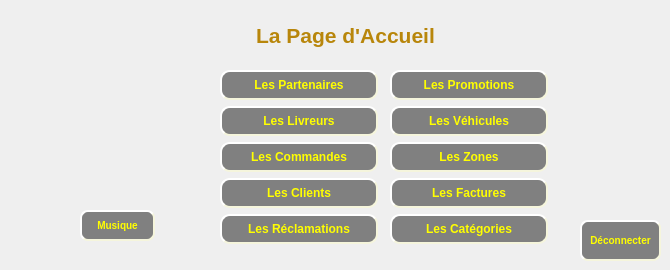
    <widget class="QWidget" name="page_2">
     <widget class="QLabel" name="label_pic_2">
      <property name="geometry">
       <rect>
        <x>50</x>
        <y>70</y>
        <width>131</width>
        <height>121</height>
       </rect>
      </property>
      <property name="text">
       <string/>
      </property>
     </widget>
     <widget class="QLabel" name="label">
      <property name="geometry">
       <rect>
        <x>210</x>
        <y>20</y>
        <width>271</width>
        <height>31</height>
       </rect>
      </property>
      <property name="styleSheet">
       <string notr="true">font: 75 italic 55pt &quot;Montserrat&quot;;</string>
      </property>
      <property name="text">
       <string>&lt;html&gt;&lt;head/&gt;&lt;body&gt;&lt;p align=&quot;center&quot;&gt;&lt;span style=&quot; font-size:16pt; font-weight:600; color:#b8860b;&quot;&gt;La Page d'Accueil&lt;/span&gt;&lt;/p&gt;&lt;/body&gt;&lt;/html&gt;</string>
      </property>
     </widget>
     <widget class="QPushButton" name="pushButton_deconnecter">
      <property name="geometry">
       <rect>
        <x>580</x>
        <y>220</y>
        <width>81</width>
        <height>41</height>
       </rect>
      </property>
      <property name="styleSheet">
       <string notr="true">QPushButton#pushButton_deconnecter{
background-color: grey;
    border-style: outset;
    border-width: 2px;
    border-radius: 8px;
    border-color: beige;
    font:  bold 10px;
    color:yellow;
    min-width: 4em;
    padding: 6px;
}
#pushButton_deconnecter:hover {
    background-color:rgb(222, 184, 135);
    border-style: outset;
    border-width: 2px;
    border-radius: 8px;
    border-color: beige;
    font:  bold 10px;
    color:yellow;
    min-width: 4em;
    padding: 6px;
}

#pushButton_deconnecter:pressed{
background-color: grey;
    border-style: outset;
    border-width: 2px;
    border-radius: 8px;
    border-color: beige;
    font:  bold 10px;
    color:yellow;
    min-width: 4em;
    padding: 6px;}</string>
      </property>
      <property name="text">
       <string>Déconnecter</string>
      </property>
     </widget>
     <widget class="QPushButton" name="pushButton_music">
      <property name="geometry">
       <rect>
        <x>80</x>
        <y>210</y>
        <width>75</width>
        <height>31</height>
       </rect>
      </property>
      <property name="styleSheet">
       <string notr="true">QPushButton#pushButton_music{
background-color: grey;
    border-style: outset;
    border-width: 2px;
    border-radius: 8px;
    border-color: beige;
    font:  bold 10px;
    color:yellow;
    min-width: 4em;
    padding: 6px;
}
#pushButton_music:hover {
    background-color:rgb(222, 184, 135);
    border-style: outset;
    border-width: 2px;
    border-radius: 8px;
    border-color: beige;
    font:  bold 10px;
    color:yellow;
    min-width: 4em;
    padding: 6px;
}

#pushButton_music:pressed{
background-color: grey;
    border-style: outset;
    border-width: 2px;
    border-radius: 8px;
    border-color: beige;
    font:  bold 10px;
    color:yellow;
    min-width: 4em;
    padding: 6px;}</string>
      </property>
      <property name="text">
       <string>Musique</string>
      </property>
     </widget>
     <widget class="QLabel" name="label_time">
      <property name="geometry">
       <rect>
        <x>530</x>
        <y>30</y>
        <width>111</width>
        <height>31</height>
       </rect>
      </property>
      <property name="text">
       <string>&lt;html&gt;&lt;head/&gt;&lt;body&gt;&lt;p align=&quot;center&quot;&gt;&lt;span style=&quot; font-size:12pt; font-weight:600; font-style:italic; text-decoration: underline; color:#ffffff;&quot;&gt;&lt;br/&gt;&lt;/span&gt;&lt;/p&gt;&lt;/body&gt;&lt;/html&gt;</string>
      </property>
     </widget>
     <widget class="QLabel" name="label_date">
      <property name="geometry">
       <rect>
        <x>530</x>
        <y>10</y>
        <width>111</width>
        <height>31</height>
       </rect>
      </property>
      <property name="text">
       <string>&lt;html&gt;&lt;head/&gt;&lt;body&gt;&lt;p align=&quot;center&quot;&gt;&lt;span style=&quot; font-size:12pt; font-weight:600; font-style:italic; text-decoration: underline; color:#ffffff;&quot;&gt;&lt;br/&gt;&lt;/span&gt;&lt;/p&gt;&lt;/body&gt;&lt;/html&gt;</string>
      </property>
     </widget>
     <widget class="QWidget" name="layoutWidget">
      <property name="geometry">
       <rect>
        <x>220</x>
        <y>70</y>
        <width>158</width>
        <height>176</height>
       </rect>
      </property>
      <layout class="QVBoxLayout" name="verticalLayout">
       <item>
        <widget class="QPushButton" name="pushButton_partenaire">
         <property name="styleSheet">
          <string notr="true">QPushButton#pushButton_partenaire{
background-color: grey;
    border-style: outset;
    border-width: 2px;
    border-radius: 10px;
    border-color: beige;
    font:  bold 12px;
    color:yellow;
    min-width: 10em;
    padding: 6px;
}
#pushButton_partenaire:hover {
    background-color:rgb(222, 184, 135);
    border-style: outset;
    border-width: 2px;
    border-radius: 10px;
    border-color: beige;
    font:  bold 12px;
    color:yellow;
    min-width: 10em;
    padding: 6px;
}

#pushButton_partenaire:pressed{
background-color: grey;
    border-style: outset;
    border-width: 2px;
    border-radius: 10px;
    border-color: beige;
    font:  bold 12px;
    color:yellow;
    min-width: 10em;
    padding: 6px;}</string>
         </property>
         <property name="text">
          <string>Les Partenaires</string>
         </property>
        </widget>
       </item>
       <item>
        <widget class="QPushButton" name="pushButton_employes">
         <property name="styleSheet">
          <string notr="true">QPushButton#pushButton_employes{
background-color: grey;
    border-style: outset;
    border-width: 2px;
    border-radius: 10px;
    border-color: beige;
    font:  bold 12px;
    color:yellow;
    min-width: 10em;
    padding: 6px;
}
#pushButton_employes:hover {
    background-color:rgb(222, 184, 135);
    border-style: outset;
    border-width: 2px;
    border-radius: 10px;
    border-color: beige;
    font:  bold 12px;
    color:yellow;
    min-width: 10em;
    padding: 6px;
}

#pushButton_employes:pressed{
background-color: grey;
    border-style: outset;
    border-width: 2px;
    border-radius: 10px;
    border-color: beige;
    font:  bold 12px;
    color:yellow;
    min-width: 10em;
    padding: 6px;}</string>
         </property>
         <property name="text">
          <string>Les Livreurs</string>
         </property>
        </widget>
       </item>
       <item>
        <widget class="QPushButton" name="pushButton_commande">
         <property name="styleSheet">
          <string notr="true">QPushButton#pushButton_commande{
background-color: grey;
    border-style: outset;
    border-width: 2px;
    border-radius: 10px;
    border-color: beige;
    font:  bold 12px;
    color:yellow;
    min-width: 10em;
    padding: 6px;
}
#pushButton_commande:hover {
    background-color:rgb(222, 184, 135);
    border-style: outset;
    border-width: 2px;
    border-radius: 10px;
    border-color: beige;
    font:  bold 12px;
    color:yellow;
    min-width: 10em;
    padding: 6px;
}

#pushButton_commande:pressed{
background-color: grey;
    border-style: outset;
    border-width: 2px;
    border-radius: 10px;
    border-color: beige;
    font:  bold 12px;
    color:yellow;
    min-width: 10em;
    padding: 6px;}</string>
         </property>
         <property name="text">
          <string>Les Commandes</string>
         </property>
        </widget>
       </item>
       <item>
        <widget class="QPushButton" name="pushButton_client">
         <property name="styleSheet">
          <string notr="true">QPushButton#pushButton_client{
background-color: grey;
    border-style: outset;
    border-width: 2px;
    border-radius: 10px;
    border-color: beige;
    font:  bold 12px;
    color:yellow;
    min-width: 10em;
    padding: 6px;
}
#pushButton_client:hover {
    background-color:rgb(222, 184, 135);
    border-style: outset;
    border-width: 2px;
    border-radius: 10px;
    border-color: beige;
    font:  bold 12px;
    color:yellow;
    min-width: 10em;
    padding: 6px;
}

#pushButton_client:pressed{
background-color: grey;
    border-style: outset;
    border-width: 2px;
    border-radius: 10px;
    border-color: beige;
    font:  bold 12px;
    color:yellow;
    min-width: 10em;
    padding: 6px;}</string>
         </property>
         <property name="text">
          <string>Les Clients</string>
         </property>
        </widget>
       </item>
       <item>
        <widget class="QPushButton" name="pushButton_reclamation">
         <property name="styleSheet">
          <string notr="true">QPushButton#pushButton_reclamation{
background-color: grey;
    border-style: outset;
    border-width: 2px;
    border-radius: 10px;
    border-color: beige;
    font:  bold 12px;
    color:yellow;
    min-width: 10em;
    padding: 6px;
}
#pushButton_reclamation:hover {
    background-color:rgb(222, 184, 135);
    border-style: outset;
    border-width: 2px;
    border-radius: 10px;
    border-color: beige;
    font:  bold 12px;
    color:yellow;
    min-width: 10em;
    padding: 6px;
}

#pushButton_reclamation:pressed{
background-color: grey;
    border-style: outset;
    border-width: 2px;
    border-radius: 10px;
    border-color: beige;
    font:  bold 12px;
    color:yellow;
    min-width: 10em;
    padding: 6px;}</string>
         </property>
         <property name="text">
          <string>Les Réclamations</string>
         </property>
        </widget>
       </item>
      </layout>
     </widget>
     <widget class="QWidget" name="layoutWidget">
      <property name="geometry">
       <rect>
        <x>390</x>
        <y>70</y>
        <width>158</width>
        <height>176</height>
       </rect>
      </property>
      <layout class="QVBoxLayout" name="verticalLayout_2">
       <item>
        <widget class="QPushButton" name="pushButton_promotion">
         <property name="styleSheet">
          <string notr="true">QPushButton#pushButton_promotion{
background-color: grey;
    border-style: outset;
    border-width: 2px;
    border-radius: 10px;
    border-color: beige;
    font:  bold 12px;
    color:yellow;
    min-width: 10em;
    padding: 6px;
}
#pushButton_promotion:hover {
    background-color:rgb(222, 184, 135);
    border-style: outset;
    border-width: 2px;
    border-radius: 10px;
    border-color: beige;
    font:  bold 12px;
    color:yellow;
    min-width: 10em;
    padding: 6px;
}

#pushButton_promotion:pressed{
background-color: grey;
    border-style: outset;
    border-width: 2px;
    border-radius: 10px;
    border-color: beige;
    font:  bold 12px;
    color:yellow;
    min-width: 10em;
    padding: 6px;}</string>
         </property>
         <property name="text">
          <string>Les Promotions</string>
         </property>
        </widget>
       </item>
       <item>
        <widget class="QPushButton" name="pushButton_mdt">
         <property name="styleSheet">
          <string notr="true">QPushButton#pushButton_mdt{
background-color: grey;
    border-style: outset;
    border-width: 2px;
    border-radius: 10px;
    border-color: beige;
    font:  bold 12px;
    color:yellow;
    min-width: 10em;
    padding: 6px;
}
#pushButton_mdt:hover {
    background-color:rgb(222, 184, 135);
    border-style: outset;
    border-width: 2px;
    border-radius: 10px;
    border-color: beige;
    font:  bold 12px;
    color:yellow;
    min-width: 10em;
    padding: 6px;
}

#pushButton_mdt:pressed{
background-color: grey;
    border-style: outset;
    border-width: 2px;
    border-radius: 10px;
    border-color: beige;
    font:  bold 12px;
    color:yellow;
    min-width: 10em;
    padding: 6px;}</string>
         </property>
         <property name="text">
          <string>Les Véhicules</string>
         </property>
        </widget>
       </item>
       <item>
        <widget class="QPushButton" name="pushButton_zones">
         <property name="styleSheet">
          <string notr="true">QPushButton#pushButton_zones{
background-color: grey;
    border-style: outset;
    border-width: 2px;
    border-radius: 10px;
    border-color: beige;
    font:  bold 12px;
    color:yellow;
    min-width: 10em;
    padding: 6px;
}
#pushButton_zones:hover {
    background-color:rgb(222, 184, 135);
    border-style: outset;
    border-width: 2px;
    border-radius: 10px;
    border-color: beige;
    font:  bold 12px;
    color:yellow;
    min-width: 10em;
    padding: 6px;
}

#pushButton_zonespressed{
background-color: grey;
    border-style: outset;
    border-width: 2px;
    border-radius: 10px;
    border-color: beige;
    font:  bold 12px;
    color:yellow;
    min-width: 10em;
    padding: 6px;}</string>
         </property>
         <property name="text">
          <string>Les Zones</string>
         </property>
        </widget>
       </item>
       <item>
        <widget class="QPushButton" name="pushButton_facture">
         <property name="styleSheet">
          <string notr="true">QPushButton#pushButton_facture{
background-color: grey;
    border-style: outset;
    border-width: 2px;
    border-radius: 10px;
    border-color: beige;
    font:  bold 12px;
    color:yellow;
    min-width: 10em;
    padding: 6px;
}
#pushButton_facture:hover {
    background-color:rgb(222, 184, 135);
    border-style: outset;
    border-width: 2px;
    border-radius: 10px;
    border-color: beige;
    font:  bold 12px;
    color:yellow;
    min-width: 10em;
    padding: 6px;
}

#pushButton_facture:pressed{
background-color: grey;
    border-style: outset;
    border-width: 2px;
    border-radius: 10px;
    border-color: beige;
    font:  bold 12px;
    color:yellow;
    min-width: 10em;
    padding: 6px;}</string>
         </property>
         <property name="text">
          <string>Les Factures</string>
         </property>
        </widget>
       </item>
       <item>
        <widget class="QPushButton" name="pushButton_categorie">
         <property name="styleSheet">
          <string notr="true">QPushButton#pushButton_categorie{
background-color: grey;
    border-style: outset;
    border-width: 2px;
    border-radius: 10px;
    border-color: beige;
    font:  bold 12px;
    color:yellow;
    min-width: 10em;
    padding: 6px;
}
#pushButton_categorie:hover {
    background-color:rgb(222, 184, 135);
    border-style: outset;
    border-width: 2px;
    border-radius: 10px;
    border-color: beige;
    font:  bold 12px;
    color:yellow;
    min-width: 10em;
    padding: 6px;
}

#pushButton_categorie:pressed{
background-color: grey;
    border-style: outset;
    border-width: 2px;
    border-radius: 10px;
    border-color: beige;
    font:  bold 12px;
    color:yellow;
    min-width: 10em;
    padding: 6px;}</string>
         </property>
         <property name="text">
          <string>Les Catégories</string>
         </property>
        </widget>
       </item>
      </layout>
     </widget>
    </widget>
